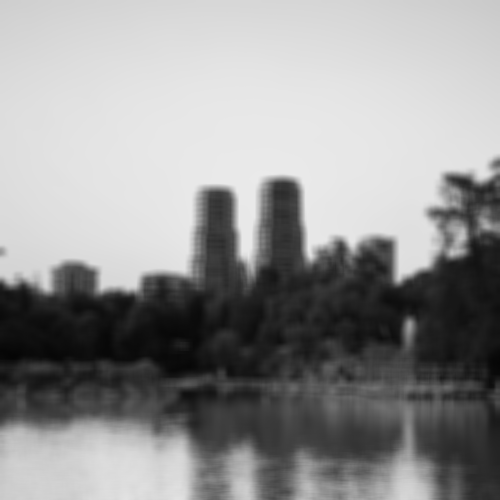
#> input picture Assignment1/source2.png, 500 x 500 px
$ python ex3.py
#> lines starting #> are read from the running program, lines starting #| are printed output that depends on the picture
import numpy as np
#import matplotlib.pyplot as plt
import cv2

def make_histogram_image(hist):                 # Από το documentation της opencv
    hist_w = 512
    hist_h = 512
    bin_w = int(round( hist_w/256 ))
    histImage = np.zeros((hist_h, hist_w, 3), dtype=np.uint8)
    #cv2.normalize(hist, hist, alpha=0, beta=hist_h, norm_type=cv2.NORM_MINMAX)
    for i in range(1, 256):
        cv2.line(histImage, ( bin_w*(i-1), hist_h - int(hist[i-1]) ),
                ( bin_w*(i), hist_h - int(hist[i]) ),
                ( 255, 0, 0), thickness=2)
    #cv2.imshow("Histogram", histImage)
    return histImage

def make_g_func(hist):                  # Εδώ φτιάχνουμε την συνάρτηση με την οποία θα κάνουμε map τις νέες φωτεινότητες
    sum=0
    #output=np.zeros((256, 1),np.uint8)
    output=hist.copy()
    #print(output)
    for i in range(0,256):              # Κάνουμε το άρθροισμα από την θεωρία (χωρίς με τις πιθανότητες καθώς είναι αποτέλεσμα normalization)
        sum = output[i] + sum
        output[i] = sum
        #print(sum)
        #print(hist[i])
    return np.floor(255*output/np.sum(hist))        # Κάνουμε το normalization

def calc_histogram(img):                    # Υπήρχαν θέματα εξ αρχής με την έτοιμη της opencv αλλά την άφησα εκεί την συνάρτηση. Δεν χρησιμοποιείται
    output=np.zeros((256, 1))
    for i in img:
        output[i] = output[i] + 1
    return output

def set_histogram(img,gfunc):               # Στην ουσία κάνει map τις τιμές κάθε pixel της εικόνας με αυτές της συνάρτησης g
    image=img.copy()
    for i in range(0,img.shape[0]):
        for j in range(0,img.shape[1]):
            image[i][j]=gfunc[img[i][j]]
    return image

og=cv2.imread("source2.png")
#> og is the input picture: shape (500, 500, 3); min 5, max 234, mean 147.2
guide=cv2.imread("source.png")
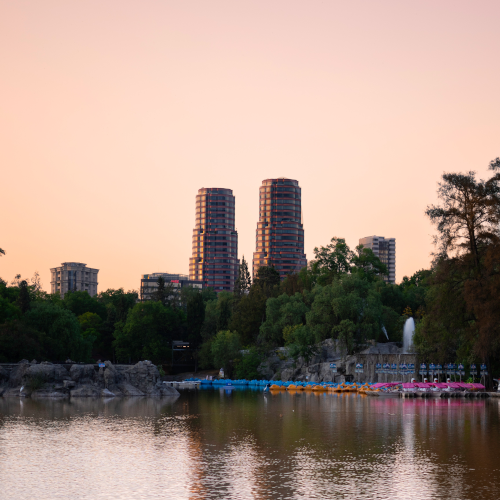
#> input picture Assignment1/source.png, 500 x 500 px
#> guide is the input picture: shape (500, 500, 3); mean B, G, R 130.9, 142, 163.5
ogbw=cv2.cvtColor(og,cv2.COLOR_BGR2GRAY)
guidebw=cv2.cvtColor(guide,cv2.COLOR_BGR2GRAY)
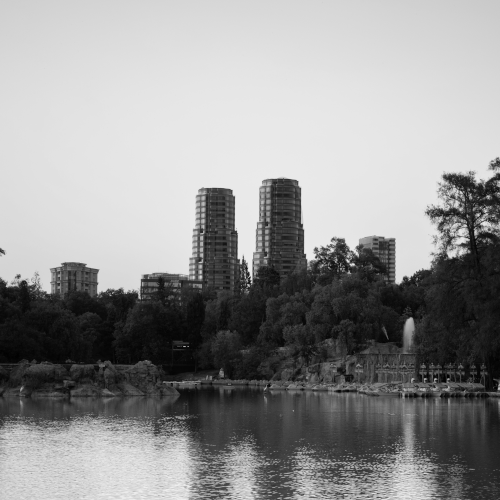
#> guidebw: shape (500, 500); min 0, max 238, mean 147.2
ogbweq=cv2.equalizeHist(ogbw)
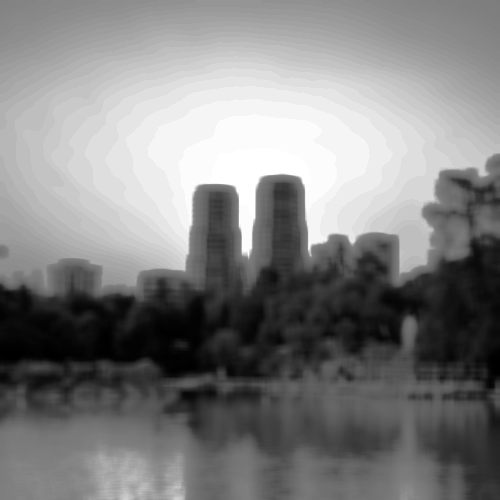
#> ogbweq: shape (500, 500); min 0, max 255, mean 129.1


hist=cv2.calcHist([guidebw],[0], None, [256], (0,256), True)
#> hist = 256 values, max 8143 at index 231, min 0 at index 239, mean 976.6
cv2.normalize(hist, hist, alpha=0, beta=512, norm_type=cv2.NORM_MINMAX)

print(hist.shape)
#| (256, 1)

#histcustom=calc_histogram(guidebw)


gfunc=make_g_func(hist)
#> in make_g_func, `output=hist.copy()`: output = 256 values, max 512 at index 231, min 0 at index 239, mean 61.4
#> the loop in make_g_func, `for i in range(0,256):` made 256 passes
#> sum on passes 1 to 3: [0.0629], [0.817], [2.14]
#> after the loop in make_g_func, `for i in range(0,256):`: output = 256 values from 0.0629 to 15719; sum = [15719]
#> gfunc = 256 values from 0 to 255

final=set_histogram(ogbweq,gfunc)
#> after the loop in set_histogram, `for i in range(0,img.shape[0]):`:
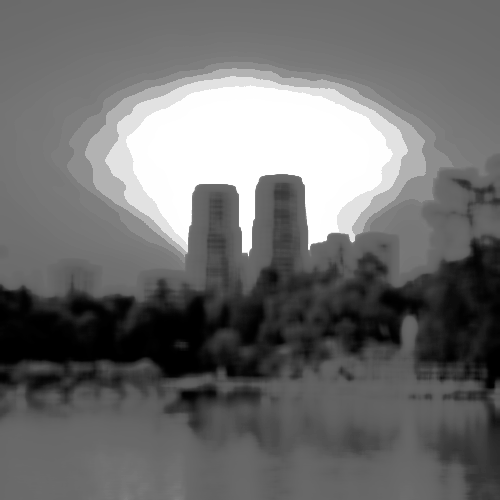
#> image: shape (500, 500); min 0, max 255, mean 110

histfinal=cv2.calcHist([final],[0], None, [256], [0,256], False)        # Είναι για σύγκρηση και όχι για χρήση
#> histfinal = 256 values, max 17757 at index 255, min 0 at index 4, mean 976.6
cv2.normalize(histfinal, histfinal, alpha=0, beta=512, norm_type=cv2.NORM_MINMAX)

#cv2.imwrite("grayscale.png", ogbw)

#cv2.imshow("Original", og)
#cv2.imshow("Guide", guide)
cv2.imshow("Guide Grayscale", guidebw)
cv2.imshow("Original Grayscale", ogbw)
cv2.imshow("Original Grayscale Equalized Histogram", ogbweq) # https://docs.opencv.org/3.4/d4/d1b/tutorial_histogram_equalization.html
cv2.imshow("Final Image", final)
cv2.imwrite("final_image_ex3.png", final)
cv2.imshow("Histogram Guide", make_histogram_image(hist))
#> after the loop in make_histogram_image, `for i in range(1, 256):`:
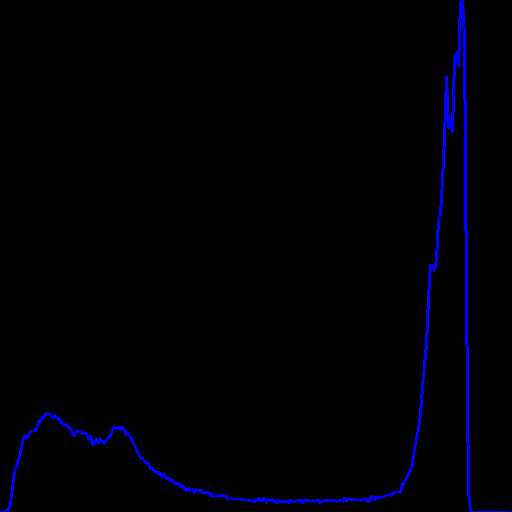
#> histImage: shape (512, 512, 3); mean of channels 0, 1, 2 4.9, 0, 0; drawn as B, G, R
cv2.imshow("gfunc", make_histogram_image(gfunc))
#> after the loop in make_histogram_image (call 2), `for i in range(1, 256):`:
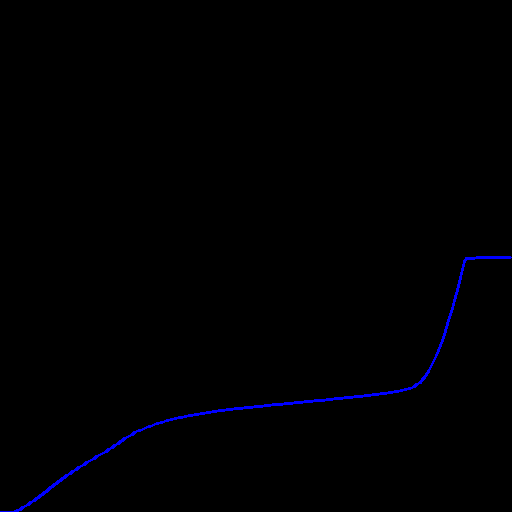
#> histImage: shape (512, 512, 3); mean of channels 0, 1, 2 1.7, 0, 0; drawn as B, G, R
cv2.imshow("Histogram Final", make_histogram_image(histfinal))
#> after the loop in make_histogram_image (call 3), `for i in range(1, 256):`:
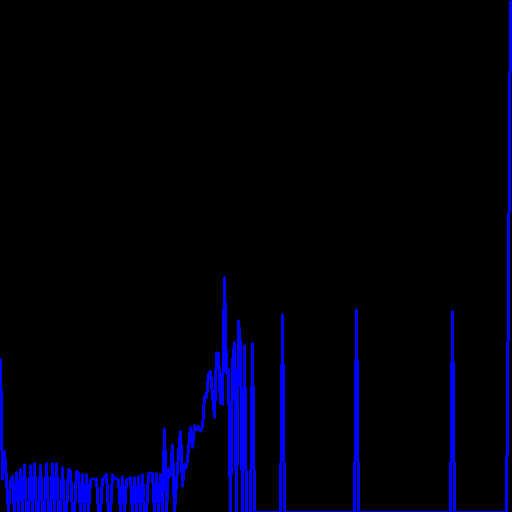
#> histImage: shape (512, 512, 3); mean of channels 0, 1, 2 15.1, 0, 0; drawn as B, G, R


cv2.waitKey(0)
